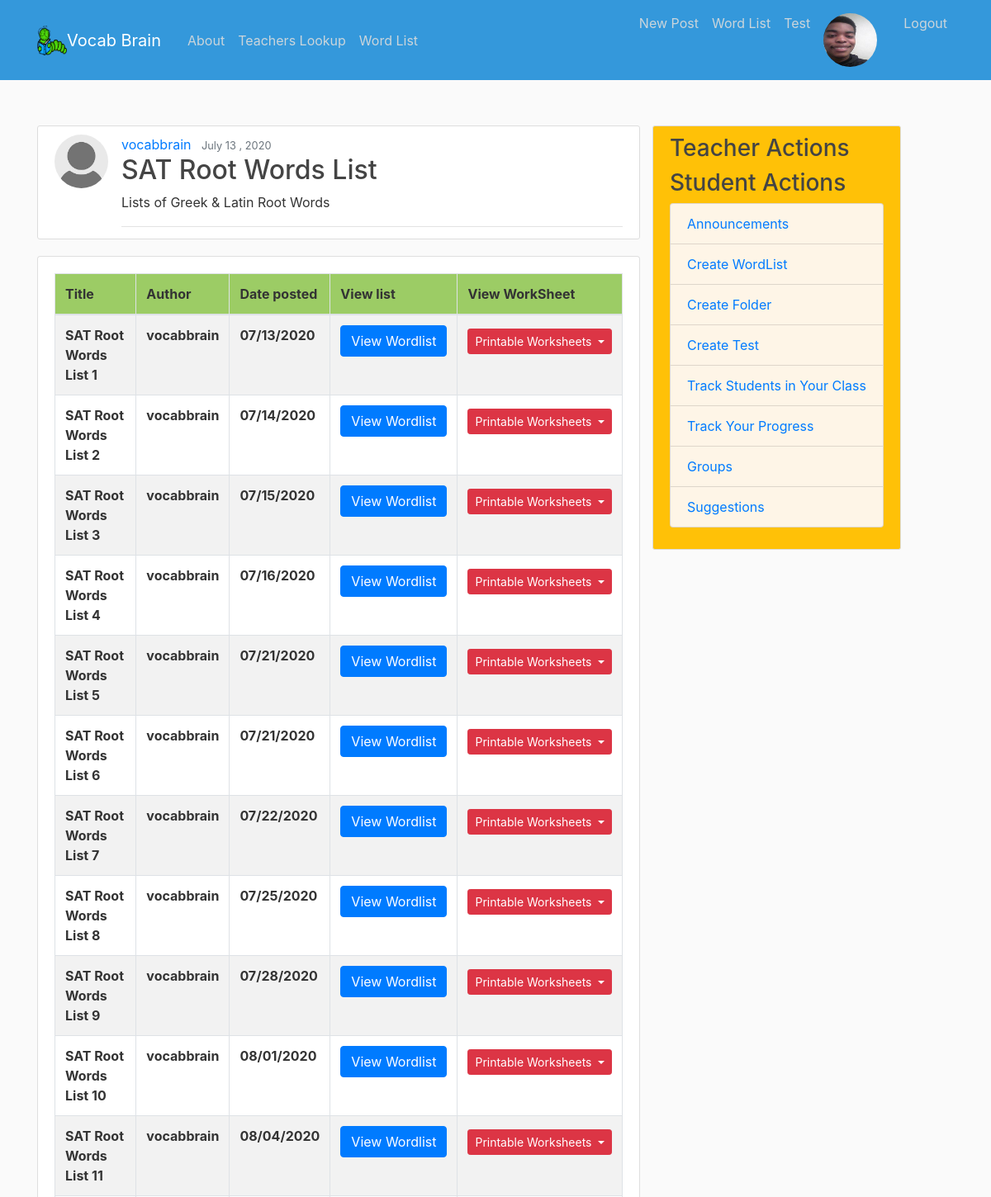
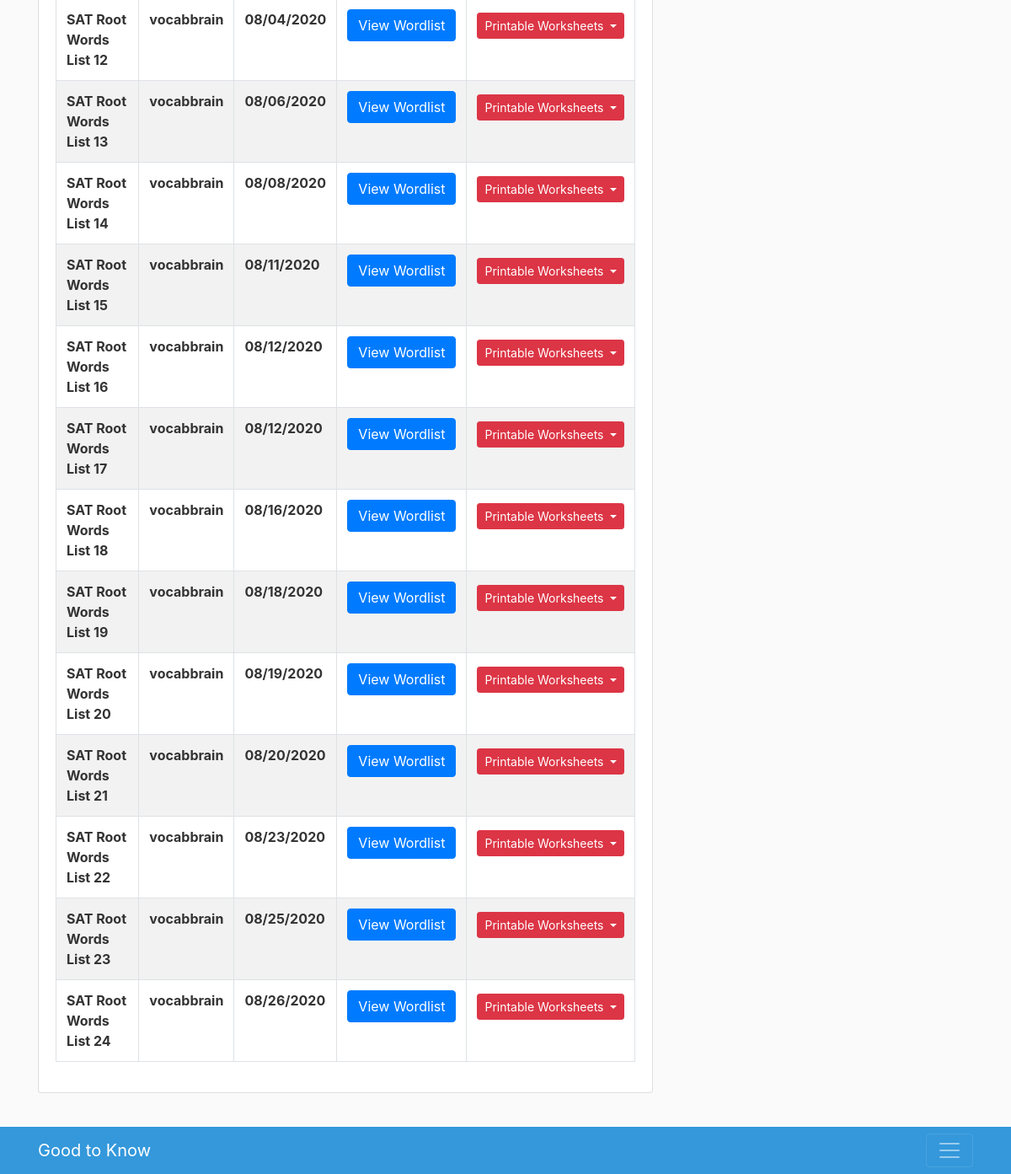
Page /folder/9/ (signed in) on the committed database (2 pictures, top to bottom).
### users/models.py (models this page shows, shortened)
class Profile(models.Model):
    user = models.OneToOneField(User, on_delete=models.CASCADE)
    image = models.ImageField(default='default.jpeg', upload_to='profile_pics')

### blog/models.py (models this page shows, shortened)
class Folder(models.Model):
    title = models.CharField(max_length=100)
    author = models.ForeignKey(User, on_delete=models.CASCADE)
    description = models.TextField()
    date_posted = models.DateTimeField(default=timezone.now)

class WordList(models.Model):
    title = models.CharField(max_length=100)
    description = models.TextField()
    worksheet_text = RichTextUploadingField(blank=True, null=True)
    author = models.ForeignKey(User, on_delete=models.CASCADE)
    date_posted = models.DateTimeField(default=timezone.now)
    folder = models.ForeignKey(Folder, on_delete=models.SET_NULL, blank=True, null=True)

### blog/views.py (the view)
# urls.py: path('folder/<int:pk>/', FolderDetailView.as_view(), name='folder-detail'),
class FolderDetailView(DetailView):
    model = Folder
    def get_context_data(self, **kwargs):
        context = super().get_context_data(**kwargs)
        context['lists'] = WordList.objects.filter(folder__id=self.kwargs['pk'])
        return context

### blog/templates/blog/folder_detail.html (shortened to what this page needs)
{% extends "blog/base.html" %}
{% block content%}
<article class="media content-section">
  <img class = "rounded-circle article-img" src="{{object.author.profile.image.url }}">
  <div class="media-body">
    <div class="article-metadata">
      <a class="mr-2" href="">{{ object.author }}</a>
      <small class="text-muted">{{ object.date_posted|date:"F d , Y" }}</small>
    <h2><a class="article-title"> {{ object.title }}</a></h2>
    <p class="article-content">{{ object.description }}</p>
</div>
</article>
<div class = "row">
<div class = "col-md">
<div class = "card card-body">
    <table class = "table table-striped table-bordered mydatatable" width="100%">
    <thead>
        <tr style="background-color:#9CCC65 ">
            <th >Title</th>
            <th>Author</th>
             <th>Date posted</th>
             <th>View list</th>
             <th>View WorkSheet</th>
        </tr>
    </thead>
    <tbody>
           {% for list in lists %}
       <tr>
            <th>  {{list.title}}</th>
            <th>  {{list.author}} </th>
            <th>  {{list.date_posted|date:"SHORT_DATE_FORMAT" }} </th>
            <th> <button class = "btn btn-primary" onclick="window.location.href='{% url 'list-detail' list.id %}'">View Wordlist </button></th>
            <th>
                <div class="dropdown">
  <button class="btn btn-danger btn-sm mt-1 mb-1 dropdown-toggle" type="button" id="dropdownMenuButton" data-toggle="dropdown" aria-haspopup="true" aria-expanded="false">
    Printable Worksheets
  </button>
</div>
            </th>
        </tr>
          {% endfor %}
      </tbody>
    </table>
    </div>
  </div>
</div>
{% endblock content %}

### blog/templates/blog/base.html (shortened to what this page needs)
{% load static %}
<!DOCTYPE html>
<html>
<head>
    <link rel="stylesheet" href="https://maxcdn.bootstrapcdn.com/bootstrap/4.0.0/css/bootstrap.min.css">
<link rel="stylesheet" type="text/css" href="{% static 'blog/main.css'%}">
<link rel="stylesheet" type="text/css" href="https://cdn.datatables.net/v/bs4/dt-1.10.21/datatables.min.css"/>
</head>
<body>
    <header class="site-header">
  <nav class="navbar navbar-expand-md navbar-dark box-shadow fixed-top" style="background-color: #3498DB;">
    <div class="container">
      <img src="{% static "img/bookworm.png" %}" alt="" width="36" height="36" viewBox="0 0 612 612">
      <a class="navbar-brand mr-4" href="{% url 'blog-home' %}">Vocab Brain </a>
      <div class="collapse navbar-collapse" id="navbarToggle">
        <div class="navbar-nav mr-auto">
          <a class="nav-item nav-link" href="{% url 'blog-about' %}">About</a>
          {% if user.is_authenticated %}
                {% for group in user.groups.all %}
                      {% if group.name == 'Student' %}
          <a class="nav-item nav-link" href="{% url 'blog-teacher_lookup' %}">Teachers Lookup</a>
          <a class="nav-item nav-link" href="{% url 'blog-temp' %}">Word List</a>
          {% endif %}
          {%  endfor %}
          {% endif %}
        </div>
        <div class="navbar-nav">
          {% if user.is_authenticated %}
          {% if user.is_superuser %}
          <a class="nav-item nav-link" href="{% url 'post-create' %}">New Post</a>
          {% endif %}
            {% for group in user.groups.all %}
            {% if group.name == 'Teacher' %}
          <a class="nav-item nav-link" href="{% url 'blog-temp' %}">Word List</a>
          <a class="nav-item nav-link" href="{% url 'blog-temp2' %}">Test</a>
          {% endif %}
          {% endfor %}
          <a class="nav-item nav-link" href="{% url 'profile' %}">
            <img class="rounded-circle article-img" src="{{ request.user.profile.image.url }}" id="img">
          </a>
          <a class="nav-item nav-link" href="{% url 'logout' %}">Logout</a>
          {% else %}
          <a class="nav-item nav-link" href="{% url 'login' %}">Login</a>
          <a class="nav-item nav-link" href="{% url 'register' %}">Register</a>
          {% endif %}
        </div>
      </div>
    </div>
  </nav>
<br><br><br>
</header>
    <main role="main" class="container">
  <div class="row">
    <div class="col-md-8">
      {% block content %}{% endblock %}
    </div>
    <div class="col-md-0">
      <div class="content-section" div id= "sidebar" style="background-color: #FFC107;">
        {%block sidebar%}
        {% if user.is_authenticated %}
                {% for group in user.groups.all %}
                      {% if group.name == 'Teacher' %}
        <h3>Teacher Actions</h3>
           {% else %}
           {% if group.name == 'Student' %}
            <h3>Student Actions</h3>
             {% endif %}
          {% endif %}
          {% endfor %}
          {% endif %}
          <ul class="list-group" >
            <li class="list-group-item list-group-item-light" style="background-color: #FEF5E7;color: blue;"><a href="{% url 'blog-announce' %}" > Announcements</a></li>
            {% if user.is_authenticated %}
                {% for group in user.groups.all %}
                      {% if group.name == 'Teacher' %}
                      <li class="list-group-item list-group-item-light" style="background-color: #FEF5E7;color: blue;"><a href="{% url 'list-create' %}" >Create WordList</a></li>
                       <li class="list-group-item list-group-item-light" style="background-color: #FEF5E7;color: blue;"><a href="{% url 'folder-create' %}" >Create Folder</a></li>
                      <li class="list-group-item list-group-item-light" style="background-color: #FEF5E7;color: blue;"><a href="{% url 'test-create' %}" >Create Test</a></li>
                      <li class="list-group-item list-group-item-light" style="background-color: #FEF5E7;color: blue;"><a href="{% url 'blog-student_tracker' %}" >Track Students in Your Class</a></li>
                      {% endif %}
                      {% if group.name == 'Student' %}
                      <li class="list-group-item list-group-item-light" style="background-color: #FEF5E7;color: blue;"><a href="{% url 'blog-track_progress' %}" >Track Your Progress</a></li>
                      <li class="list-group-item list-group-item-light" style="background-color: #FEF5E7;color: blue;"><a href="{% url 'blog-groups' %}" >Groups</a></li>
                      {% endif %}
                          {% endfor %}
                            {% endif %}
            <li class="list-group-item list-group-item-light" style="background-color: #FEF5E7;color: blue;"><a href="{% url 'blog-suggest' %}" >Suggestions</a></li>
          </ul>
        {% endblock %}
      </div>
  </div>
  </div>
<br><br><br><br>
<div class="jumbotron-fluid">
  <div class="navbar fixed-bottom navbar-dark" style="background-color: #3498DB;">
    <div class="container d-flex justify-content-between">
      <a href="https://www.goodtoknow.com/Main_Page" class="navbar-brand d-flex align-items-center"> Good to Know
            </a>
      <button class="navbar-toggler" type="button" data-toggle="collapse" data-target="#navbarHeader" aria-controls="navbarHeader" aria-expanded="false" aria-label="Toggle navigation">
              <span class="navbar-toggler-icon"></span>
            </button>
    </div>
  </div>
</main>
</body>
</html>

### blog/static/blog/main.css (style rules this page uses)
body { background: #fafafa; color: #333333; margin-top: 5rem; }
h1, h2, h3, h4, h5, h6 { color: #444444; }
ul { margin: 0; }
.site-header .navbar-nav .nav-link { color: #cbd5db; }
.content-section { background: #ffffff; padding: 10px 20px; border: 1px solid #dddddd; border-radius: 3px; margin-bottom: 20px; }
.article-title { color: #444444; }
.article-content { white-space: pre-line; }
.article-img { height: 65px; width: 65px; margin-right: 16px; }
.article-metadata { padding-bottom: 1px; margin-bottom: 4px; border-bottom: 1px solid #e3e3e3 }

### rows in the picture
Folder: author.profile.image (placeholder picture), author "vocabbrain", date_posted "July 13 , 2020", title "SAT Root Words List", description "Lists of Greek & Latin Root Words"
WordList: title "SAT Root Words List 1", author "vocabbrain", date_posted "07/13/2020"
WordList: title "SAT Root Words List 2", author "vocabbrain", date_posted "07/14/2020"
WordList: title "SAT Root Words List 3", author "vocabbrain", date_posted "07/15/2020"
WordList: title "SAT Root Words List 4", author "vocabbrain", date_posted "07/16/2020"
WordList: title "SAT Root Words List 5", author "vocabbrain", date_posted "07/21/2020"
WordList: title "SAT Root Words List 6", author "vocabbrain", date_posted "07/21/2020"
WordList: title "SAT Root Words List 7", author "vocabbrain", date_posted "07/22/2020"
WordList: title "SAT Root Words List 8", author "vocabbrain", date_posted "07/25/2020"
WordList: title "SAT Root Words List 9", author "vocabbrain", date_posted "07/28/2020"
WordList: title "SAT Root Words List 10", author "vocabbrain", date_posted "08/01/2020"
WordList: title "SAT Root Words List 11", author "vocabbrain", date_posted "08/04/2020"
WordList: title "SAT Root Words List 12", author "vocabbrain", date_posted "08/04/2020"
WordList: title "SAT Root Words List 13", author "vocabbrain", date_posted "08/06/2020"
WordList: title "SAT Root Words List 14", author "vocabbrain", date_posted "08/08/2020"
WordList: title "SAT Root Words List 15", author "vocabbrain", date_posted "08/11/2020"
WordList: title "SAT Root Words List 16", author "vocabbrain", date_posted "08/12/2020"
WordList: title "SAT Root Words List 17", author "vocabbrain", date_posted "08/12/2020"
WordList: title "SAT Root Words List 18", author "vocabbrain", date_posted "08/16/2020"
WordList: title "SAT Root Words List 19", author "vocabbrain", date_posted "08/18/2020"
WordList: title "SAT Root Words List 20", author "vocabbrain", date_posted "08/19/2020"
WordList: title "SAT Root Words List 21", author "vocabbrain", date_posted "08/20/2020"
WordList: title "SAT Root Words List 22", author "vocabbrain", date_posted "08/23/2020"
WordList: title "SAT Root Words List 23", author "vocabbrain", date_posted "08/25/2020"
WordList: title "SAT Root Words List 24", author "vocabbrain", date_posted "08/26/2020"
